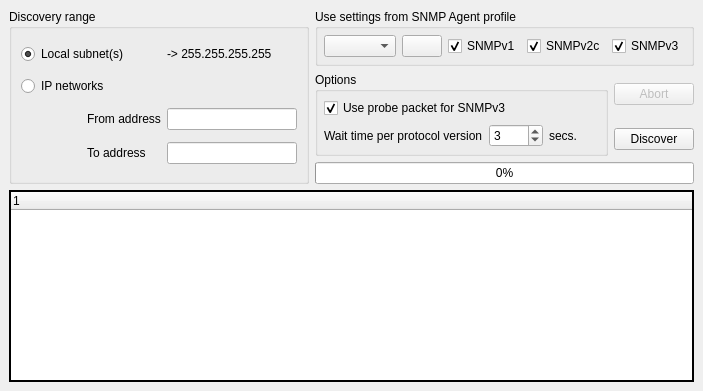
      <widget class="QWidget" name="DiscoveryTab" >
       <attribute name="title" >
        <string>Discovery</string>
       </attribute>
       <layout class="QGridLayout" >
        <property name="leftMargin" >
         <number>9</number>
        </property>
        <property name="topMargin" >
         <number>9</number>
        </property>
        <property name="rightMargin" >
         <number>9</number>
        </property>
        <property name="bottomMargin" >
         <number>9</number>
        </property>
        <property name="horizontalSpacing" >
         <number>6</number>
        </property>
        <property name="verticalSpacing" >
         <number>6</number>
        </property>
        <item rowspan="2" row="1" column="1" >
         <widget class="QGroupBox" name="DiscoveryOptions" >
          <property name="title" >
           <string>Options</string>
          </property>
          <layout class="QGridLayout" >
           <property name="leftMargin" >
            <number>6</number>
           </property>
           <property name="topMargin" >
            <number>6</number>
           </property>
           <property name="rightMargin" >
            <number>6</number>
           </property>
           <property name="bottomMargin" >
            <number>6</number>
           </property>
           <property name="horizontalSpacing" >
            <number>6</number>
           </property>
           <property name="verticalSpacing" >
            <number>6</number>
           </property>
           <item row="1" column="2" >
            <widget class="QLabel" name="DiscoveryWaitTimeL2" >
             <property name="text" >
              <string>secs.</string>
             </property>
            </widget>
           </item>
           <item row="1" column="1" >
            <widget class="QSpinBox" name="DiscoveryWaitTime" >
             <property name="minimum" >
              <number>1</number>
             </property>
             <property name="maximum" >
              <number>1000</number>
             </property>
             <property name="value" >
              <number>3</number>
             </property>
            </widget>
           </item>
           <item row="1" column="0" >
            <widget class="QLabel" name="DiscoveryWaitTimeL" >
             <property name="text" >
              <string>Wait time per protocol version</string>
             </property>
            </widget>
           </item>
           <item row="0" column="0" colspan="2" >
            <widget class="QCheckBox" name="DiscoverySNMPv3Probe" >
             <property name="text" >
              <string>Use probe packet for SNMPv3</string>
             </property>
             <property name="checked" >
              <bool>true</bool>
             </property>
            </widget>
           </item>
          </layout>
         </widget>
        </item>
        <item row="0" column="1" colspan="2" >
         <widget class="QGroupBox" name="DiscoveryAgentProperties" >
          <property name="sizePolicy" >
           <sizepolicy vsizetype="Preferred" hsizetype="Preferred" >
            <horstretch>0</horstretch>
            <verstretch>0</verstretch>
           </sizepolicy>
          </property>
          <property name="title" >
           <string>Use settings from SNMP Agent profile</string>
          </property>
          <layout class="QGridLayout" >
           <property name="leftMargin" >
            <number>6</number>
           </property>
           <property name="topMargin" >
            <number>6</number>
           </property>
           <property name="rightMargin" >
            <number>6</number>
           </property>
           <property name="bottomMargin" >
            <number>6</number>
           </property>
           <property name="horizontalSpacing" >
            <number>6</number>
           </property>
           <property name="verticalSpacing" >
            <number>6</number>
           </property>
           <item row="0" column="2" >
            <widget class="QCheckBox" name="DiscoveryV1" >
             <property name="text" >
              <string>SNMPv1</string>
             </property>
             <property name="checked" >
              <bool>true</bool>
             </property>
            </widget>
           </item>
           <item row="0" column="3" >
            <widget class="QCheckBox" name="DiscoveryV2c" >
             <property name="text" >
              <string>SNMPv2c</string>
             </property>
             <property name="checked" >
              <bool>true</bool>
             </property>
            </widget>
           </item>
           <item row="0" column="4" >
            <widget class="QCheckBox" name="DiscoveryV3" >
             <property name="text" >
              <string>SNMPv3</string>
             </property>
             <property name="checked" >
              <bool>true</bool>
             </property>
            </widget>
           </item>
           <item row="0" column="1" >
            <widget class="QPushButton" name="DiscoveryAgentSettings" >
             <property name="sizePolicy" >
              <sizepolicy vsizetype="Fixed" hsizetype="Fixed" >
               <horstretch>0</horstretch>
               <verstretch>0</verstretch>
              </sizepolicy>
             </property>
             <property name="text" >
              <string/>
             </property>
             <property name="icon" >
              <iconset>:/images/agentsettings.png</iconset>
             </property>
            </widget>
           </item>
           <item row="0" column="0" >
            <widget class="QComboBox" name="DiscoveryAgentProfile" >
             <property name="sizePolicy" >
              <sizepolicy vsizetype="Fixed" hsizetype="Expanding" >
               <horstretch>0</horstretch>
               <verstretch>0</verstretch>
              </sizepolicy>
             </property>
            </widget>
           </item>
          </layout>
         </widget>
        </item>
        <item rowspan="4" row="0" column="0" >
         <widget class="QGroupBox" name="DiscoveryRange" >
          <property name="title" >
           <string>Discovery range</string>
          </property>
          <layout class="QGridLayout" >
           <property name="leftMargin" >
            <number>9</number>
           </property>
           <property name="topMargin" >
            <number>9</number>
           </property>
           <property name="rightMargin" >
            <number>9</number>
           </property>
           <property name="bottomMargin" >
            <number>9</number>
           </property>
           <property name="horizontalSpacing" >
            <number>6</number>
           </property>
           <property name="verticalSpacing" >
            <number>6</number>
           </property>
           <item row="3" column="2" colspan="2" >
            <widget class="QLineEdit" name="DiscoveryTo" >
             <property name="sizePolicy" >
              <sizepolicy vsizetype="Fixed" hsizetype="Minimum" >
               <horstretch>0</horstretch>
               <verstretch>0</verstretch>
              </sizepolicy>
             </property>
             <property name="minimumSize" >
              <size>
               <width>130</width>
               <height>0</height>
              </size>
             </property>
             <property name="maximumSize" >
              <size>
               <width>130</width>
               <height>16777215</height>
              </size>
             </property>
            </widget>
           </item>
           <item row="2" column="0" >
            <spacer>
             <property name="orientation" >
              <enum>Qt::Horizontal</enum>
             </property>
             <property name="sizeType" >
              <enum>QSizePolicy::Fixed</enum>
             </property>
             <property name="sizeHint" >
              <size>
               <width>60</width>
               <height>20</height>
              </size>
             </property>
            </spacer>
           </item>
           <item row="3" column="0" >
            <spacer>
             <property name="orientation" >
              <enum>Qt::Horizontal</enum>
             </property>
             <property name="sizeType" >
              <enum>QSizePolicy::Fixed</enum>
             </property>
             <property name="sizeHint" >
              <size>
               <width>60</width>
               <height>20</height>
              </size>
             </property>
            </spacer>
           </item>
           <item row="3" column="1" >
            <widget class="QLabel" name="DiscoveryToL" >
             <property name="text" >
              <string>To address</string>
             </property>
            </widget>
           </item>
           <item row="2" column="1" >
            <widget class="QLabel" name="DiscoveryFromL" >
             <property name="text" >
              <string>From address</string>
             </property>
            </widget>
           </item>
           <item row="2" column="2" colspan="2" >
            <widget class="QLineEdit" name="DiscoveryFrom" >
             <property name="sizePolicy" >
              <sizepolicy vsizetype="Fixed" hsizetype="Minimum" >
               <horstretch>0</horstretch>
               <verstretch>0</verstretch>
              </sizepolicy>
             </property>
             <property name="minimumSize" >
              <size>
               <width>0</width>
               <height>0</height>
              </size>
             </property>
             <property name="maximumSize" >
              <size>
               <width>130</width>
               <height>16777215</height>
              </size>
             </property>
             <property name="text" >
              <string/>
             </property>
            </widget>
           </item>
           <item row="0" column="0" colspan="2" >
            <widget class="QRadioButton" name="DiscoveryLocal" >
             <property name="text" >
              <string>Local subnet(s)</string>
             </property>
             <property name="checked" >
              <bool>true</bool>
             </property>
            </widget>
           </item>
           <item row="0" column="2" >
            <widget class="QLabel" name="DiscoveryLocal2" >
             <property name="text" >
              <string>-> 255.255.255.255</string>
             </property>
            </widget>
           </item>
           <item row="1" column="0" colspan="2" >
            <widget class="QRadioButton" name="DiscoveryNetworks" >
             <property name="text" >
              <string>IP networks</string>
             </property>
            </widget>
           </item>
          </layout>
         </widget>
        </item>
        <item row="4" column="0" colspan="3" >
         <widget class="QTreeWidget" name="DiscoveryOutput" >
          <property name="frameShape" >
           <enum>QFrame::WinPanel</enum>
          </property>
          <property name="frameShadow" >
           <enum>QFrame::Plain</enum>
          </property>
          <property name="selectionMode" >
           <enum>QAbstractItemView::ExtendedSelection</enum>
          </property>
          <property name="rootIsDecorated" >
           <bool>false</bool>
          </property>
          <column>
           <property name="text" >
            <string>1</string>
           </property>
          </column>
         </widget>
        </item>
        <item row="1" column="2" >
         <widget class="QPushButton" name="DiscoveryAbortButton" >
          <property name="enabled" >
           <bool>false</bool>
          </property>
          <property name="sizePolicy" >
           <sizepolicy vsizetype="Fixed" hsizetype="Fixed" >
            <horstretch>0</horstretch>
            <verstretch>0</verstretch>
           </sizepolicy>
          </property>
          <property name="text" >
           <string>Abort</string>
          </property>
         </widget>
        </item>
        <item row="2" column="2" >
         <widget class="QPushButton" name="DiscoveryButton" >
          <property name="sizePolicy" >
           <sizepolicy vsizetype="Fixed" hsizetype="Fixed" >
            <horstretch>0</horstretch>
            <verstretch>0</verstretch>
           </sizepolicy>
          </property>
          <property name="text" >
           <string>Discover</string>
          </property>
         </widget>
        </item>
        <item row="3" column="1" colspan="2" >
         <widget class="QProgressBar" name="DiscoveryProgress" >
          <property name="value" >
           <number>0</number>
          </property>
          <property name="orientation" >
           <enum>Qt::Horizontal</enum>
          </property>
          <property name="invertedAppearance" >
           <bool>false</bool>
          </property>
         </widget>
        </item>
       </layout>
      </widget>
